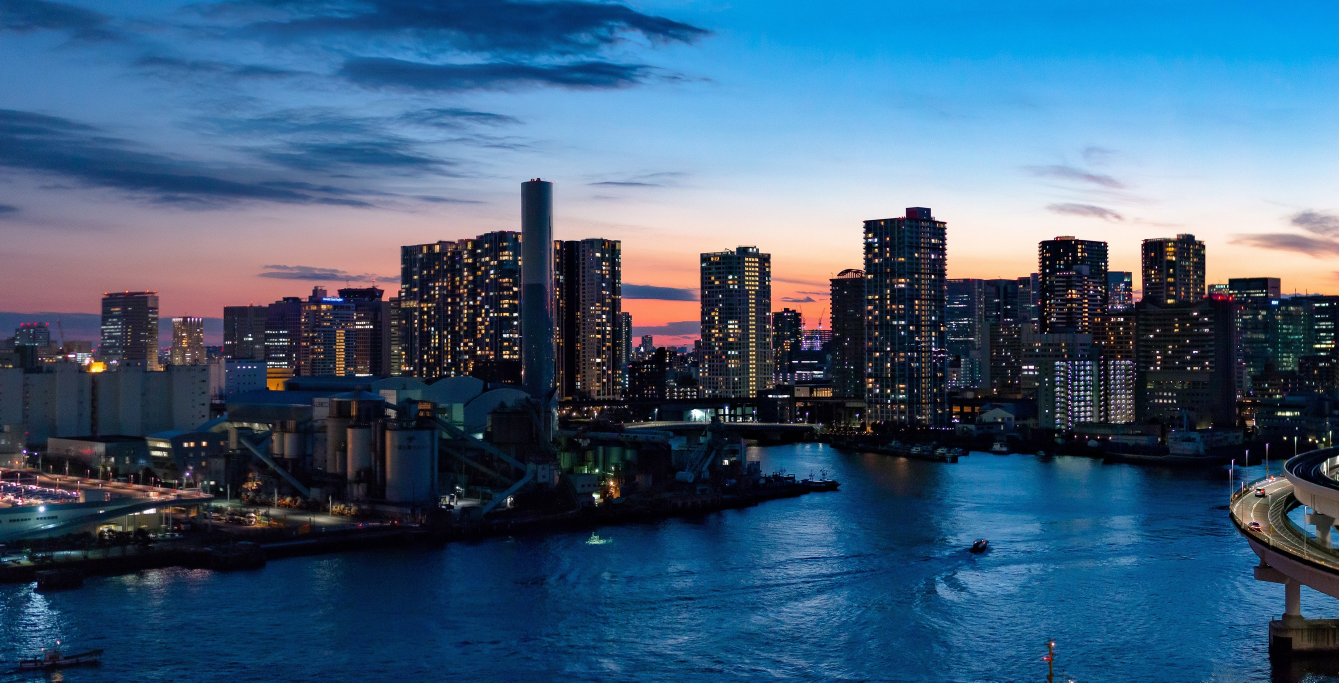
#> input picture Images/1/1.jpg, 4017 x 2047 px (shown at 1/3 size); its folder holds only this picture in this run
$ python panorama.py
#> lines starting #> are read from the running program, lines starting #| are printed output that depends on the picture
import cv2 as cv
import os

path = 'Images'

for folder in os.listdir(path):
    files = os.listdir(path + '/' + folder)
    images = []
    for file in files:
        image = cv.imread(path + '/' + folder + '/' + file)
#> image is the input picture: shape (2047, 4017, 3); mean B, G, R 120.8, 92.7, 62.7
        image = cv.resize(image, (0, 0), None, 0.2, 0.2)
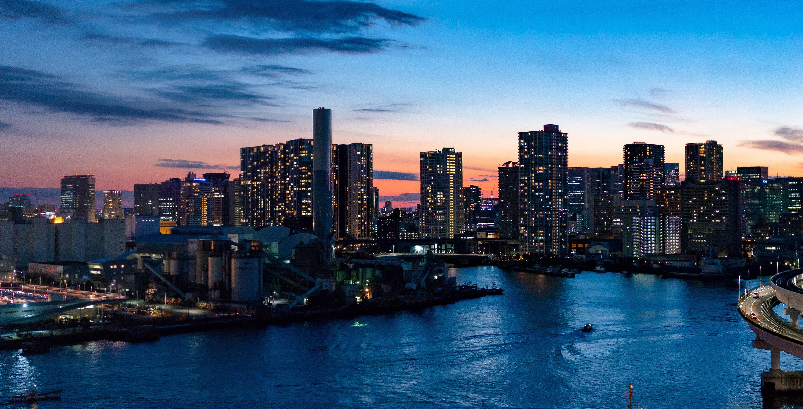
#> image: shape (409, 803, 3); mean B, G, R 120.9, 92.7, 62.7
        images.append(image)

    stitcher = cv.Stitcher.create()
    (status, result) = stitcher.stitch(images)
#> status = 1
    if status == cv.STITCHER_OK:
        print("Panorama generated successful")
        cv.imshow(folder, result)
        cv.waitKey(1)
    else:
        print('Panorama Generation Unsuccessful')
cv.waitKey(0)
